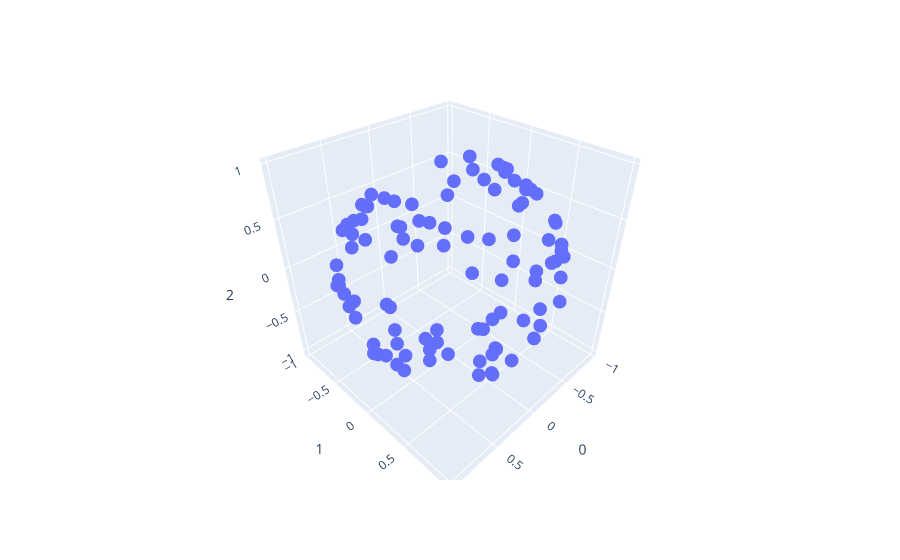

Here is the notebook cell this chart was saved with:
### Code cell
px.scatter_3d(data_frame=sphere,
              x=0,
              y=1,
              z=2)
